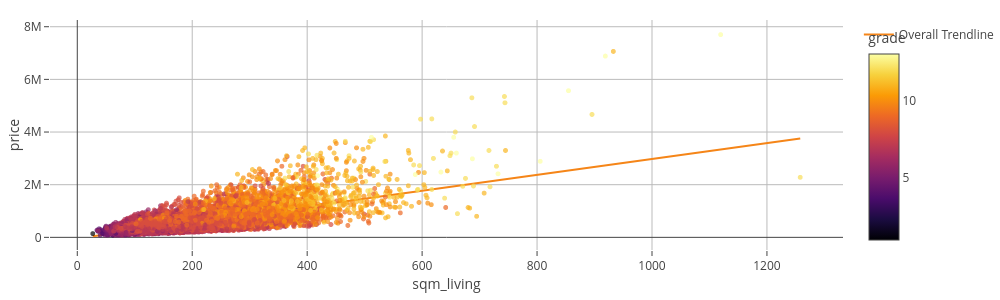

Notebook code cell kept with this figure:
### Code cell
px.scatter(kc, x=kc.sqm_living, y=kc.price, color=kc.grade,
           trendline='ols', trendline_scope='overall',
           opacity=0.7, width=1000, height=300
           ).update_traces(marker_size=5)

### Figure 1 — Plotly figure (JSON) as saved in the notebook; plotly's stock layout.template omitted (floating-point values rounded to 4 significant figures; data arrays with more than 128 entries replaced by an {"elided": "..."} marker saying what was removed)
{"data": [{"hovertemplate": "sqm_living=%{x}<br>price=%{y}<br>grade=%{marker.color}<extra></extra>", "legendgroup": "", "marker": {"color": {"elided": "21613 int values"}, "coloraxis": "coloraxis", "opacity": 0.7, "size": 5, "symbol": "circle"}, "mode": "markers", "name": "", "showlegend": false, "type": "scattergl", "x": {"elided": "21613 float values"}, "xaxis": "x", "y": {"elided": "21613 float values"}, "yaxis": "y"}, {"hovertemplate": "<b>OLS trendline</b><br>price = 3020.61 * sqm_living + -43580.7<br>R<sup>2</sup>=0.492853<br><br>sqm_living=%{x}<br>price=%{y} <b>(trend)</b><extra></extra>", "legendgroup": "Overall Trendline", "marker": {"size": 5}, "mode": "lines", "name": "Overall Trendline", "showlegend": true, "type": "scatter", "x": {"elided": "21613 float values"}, "xaxis": "x", "y": {"elided": "21613 float values"}, "yaxis": "y"}], "layout": {"coloraxis": {"colorbar": {"title": {"text": "grade"}}, "colorscale": [[0, "#000004"], [0.1111, "#1b0c41"], [0.2222, "#4a0c6b"], [0.3333, "#781c6d"], [0.4444, "#a52c60"], [0.5556, "#cf4446"], [0.6667, "#ed6925"], [0.7778, "#fb9b06"], [0.8889, "#f7d13d"], [1, "#fcffa4"]]}, "height": 300, "legend": {"tracegroupgap": 0}, "width": 1000, "xaxis": {"anchor": "y", "domain": [0, 1], "title": {"text": "sqm_living"}}, "yaxis": {"anchor": "x", "domain": [0, 1], "title": {"text": "price"}}}}
